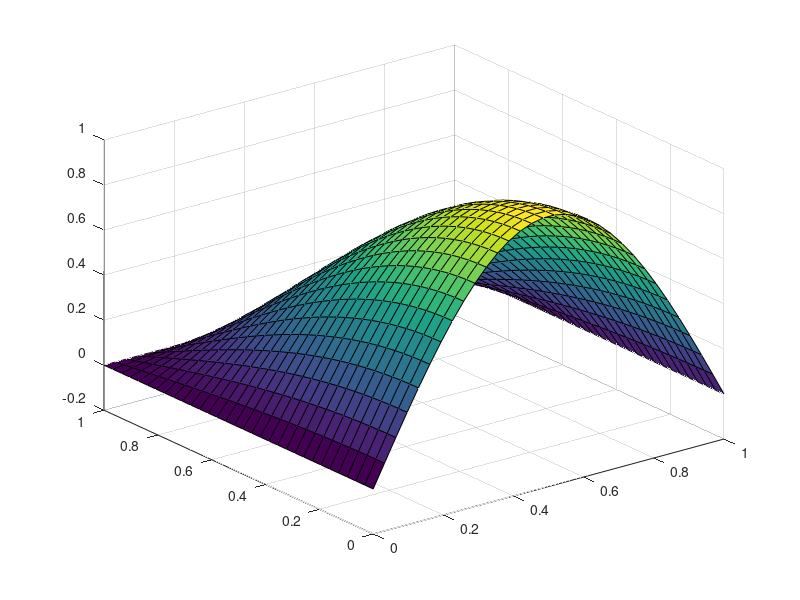
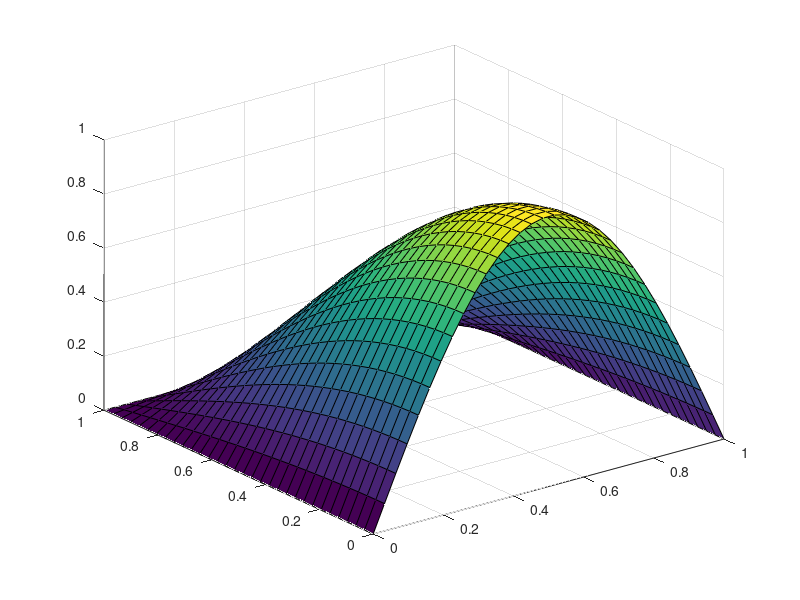

The MATLAB source for these figures, in order:
n = 32;
r = 4/(n-1); 
phi = @(d,r) exp(-(d/r).^2);
Lphi = @(d,r) 4*r^-2 * exp(-(d/r).^2) .* ((d/r).^2-1);


t = linspace(0,1,n);
[X,Y] = meshgrid(t);
D = squareform(pdist([X(:) Y(:)]));
A = phi(D,r);
L = Lphi(D,r);
b = -1.25 * pi^2 * sin(pi * X) .* cos(pi * Y/2);

b= b(:);


%Boundary condition
flag = zeros(n);
flag(:,1) = 2; flag(:,end) = 2; 
flag(end,:) = 2; flag(1,:) = 1;

flag = flag(:);

b(flag == 2) = 0;
x= X(:);
b(flag ==1) = sin(pi * x(flag==1));
L(flag>0,:) = A(flag>0,:);




%Evaluate u
R = 1e-6 * eye(n^2);
alpha = (L+R)\b; 

U = A*alpha;
U = reshape(U,[n,n]);
figure
surf(X,Y,U);

% exact sol
Ue = sin(pi*X) .*cos(pi* Y/2);
figure;
surf(X,Y,Ue);